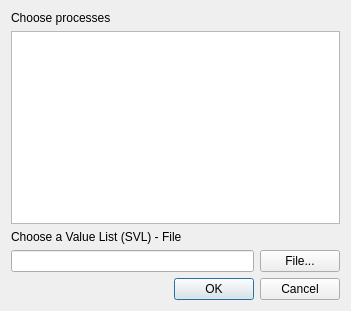
<?xml version="1.0" encoding="UTF-8"?>
<ui version="4.0">
 <class>loadsvlfiledialog</class>
 <widget class="QDialog" name="loadsvlfiledialog">
  <property name="geometry">
   <rect>
    <x>0</x>
    <y>0</y>
    <width>351</width>
    <height>311</height>
   </rect>
  </property>
  <property name="windowTitle">
   <string>Load values into external process</string>
  </property>
  <property name="windowIcon">
   <iconset resource="../Icons.qrc">
    <normaloff>:/Icons/car.png</normaloff>:/Icons/car.png</iconset>
  </property>
  <layout class="QVBoxLayout" name="verticalLayout">
   <item>
    <widget class="QLabel" name="label">
     <property name="text">
      <string>Choose processes</string>
     </property>
    </widget>
   </item>
   <item>
    <widget class="QListWidget" name="listWidgetProcesses"/>
   </item>
   <item>
    <widget class="QLabel" name="label_2">
     <property name="text">
      <string>Choose a Value List (SVL) - File</string>
     </property>
    </widget>
   </item>
   <item>
    <layout class="QHBoxLayout" name="horizontalLayout">
     <item>
      <widget class="QLineEdit" name="lineEditSVL"/>
     </item>
     <item>
      <widget class="QPushButton" name="pushButtonSVL">
       <property name="text">
        <string>File...</string>
       </property>
      </widget>
     </item>
    </layout>
   </item>
   <item>
    <widget class="QDialogButtonBox" name="buttonBox">
     <property name="orientation">
      <enum>Qt::Horizontal</enum>
     </property>
     <property name="standardButtons">
      <set>QDialogButtonBox::Cancel|QDialogButtonBox::Ok</set>
     </property>
    </widget>
   </item>
  </layout>
 </widget>
 <resources>
  <include location="../Icons.qrc"/>
 </resources>
 <connections>
  <connection>
   <sender>buttonBox</sender>
   <signal>accepted()</signal>
   <receiver>loadsvlfiledialog</receiver>
   <slot>accept()</slot>
   <hints>
    <hint type="sourcelabel">
     <x>248</x>
     <y>254</y>
    </hint>
    <hint type="destinationlabel">
     <x>157</x>
     <y>274</y>
    </hint>
   </hints>
  </connection>
  <connection>
   <sender>buttonBox</sender>
   <signal>rejected()</signal>
   <receiver>loadsvlfiledialog</receiver>
   <slot>reject()</slot>
   <hints>
    <hint type="sourcelabel">
     <x>316</x>
     <y>260</y>
    </hint>
    <hint type="destinationlabel">
     <x>286</x>
     <y>274</y>
    </hint>
   </hints>
  </connection>
 </connections>
</ui>
